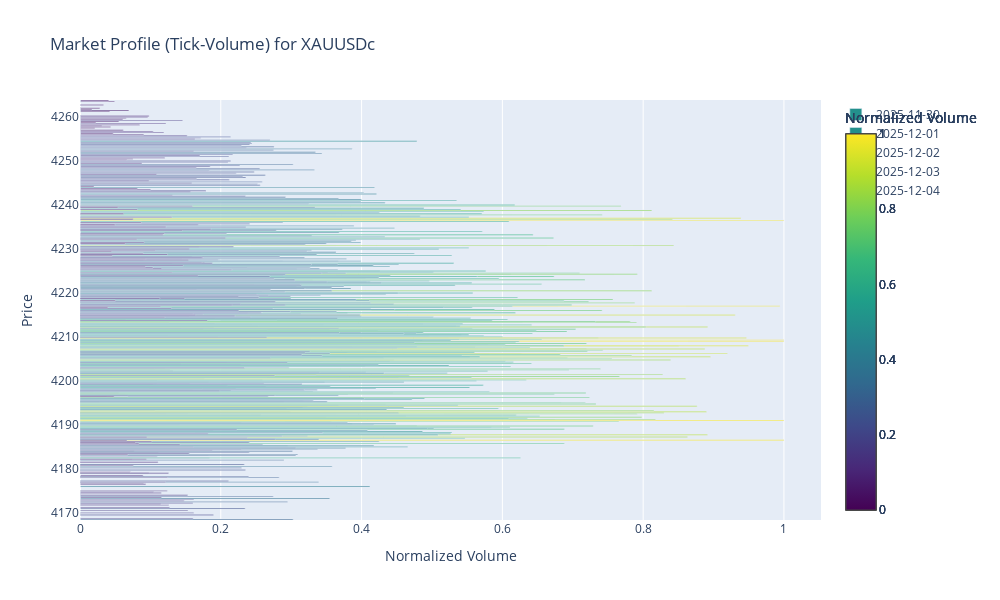

Notebook code cell kept with this figure:
### Code cell
import MetaTrader5 as mt5
import pandas as pd
import numpy as np
import plotly.graph_objects as go
from datetime import datetime, timedelta

# -------------------------------
# 1. Initialize MT5
# -------------------------------
if not mt5.initialize():
    raise RuntimeError("Failed to initialize MT5")

symbol = "XAUUSDc"
timeframe = mt5.TIMEFRAME_M1  # 1-minute bars as a base
cluster_size = 0.25  # 0.25 price unit precision

# -------------------------------
# 2. Fetch historical ticks or bars
# -------------------------------
# Let's fetch last 5 days of 1-minute data
utc_to = datetime.utcnow()
utc_from = utc_to - timedelta(days=5)

bars = mt5.copy_rates_range(symbol, timeframe, utc_from, utc_to)
if bars is None or len(bars) == 0:
    raise RuntimeError("No bars fetched")

df = pd.DataFrame(bars)
df['time'] = pd.to_datetime(df['time'], unit='s')
df.set_index('time', inplace=True)

# -------------------------------
# 3. Create tick-volume based market profile
# -------------------------------
# Using volume as the "weight" per price level
# First, create price clusters
df['price_cluster'] = (df['close'] / cluster_size).round() * cluster_size

# Group by date and price cluster
df['date'] = df.index.date
profile = df.groupby(['date', 'price_cluster'])['tick_volume'].sum().unstack(fill_value=0)

# Normalize per day for heatmap intensity
profile_norm = profile.div(profile.max(axis=1), axis=0)

# -------------------------------
# 4. Plot Market Profile
# -------------------------------
fig = go.Figure()

for day in profile_norm.index:
    fig.add_trace(go.Bar(
        y=profile_norm.columns, 
        x=profile_norm.loc[day].values,
        name=str(day),
        orientation='h',
        marker=dict(
            color=profile_norm.loc[day].values,
            colorscale='Viridis',
            colorbar=dict(title='Normalized Volume')
        ),
        hovertemplate='Price: %{y}<br>Volume: %{x}<extra></extra>'
    ))

fig.update_layout(
    barmode='overlay',
    title=f'Market Profile (Tick-Volume) for {symbol}',
    xaxis_title='Normalized Volume',
    yaxis_title='Price',
    height=600,
    width=1000
)

fig.show()

# -------------------------------
# 5. Shutdown MT5
# -------------------------------
mt5.shutdown()

### Figure 1 — Plotly figure (JSON) as saved in the notebook; plotly's stock layout.template omitted (floating-point values rounded to 4 significant figures; data arrays with more than 128 entries replaced by an {"elided": "..."} marker saying what was removed)
{"data": [{"hovertemplate": "Price: %{y}<br>Volume: %{x}<extra></extra>", "marker": {"color": {"elided": "356 float values"}, "colorbar": {"title": {"text": "Normalized Volume"}}, "colorscale": [[0, "#440154"], [0.1111, "#482878"], [0.2222, "#3e4989"], [0.3333, "#31688e"], [0.4444, "#26828e"], [0.5556, "#1f9e89"], [0.6667, "#35b779"], [0.7778, "#6ece58"], [0.8889, "#b5de2b"], [1, "#fde725"]]}, "name": "2025-11-30", "orientation": "h", "type": "bar", "x": {"elided": "356 float values"}, "y": {"elided": "356 float values"}}, {"hovertemplate": "Price: %{y}<br>Volume: %{x}<extra></extra>", "marker": {"color": {"elided": "356 float values"}, "colorbar": {"title": {"text": "Normalized Volume"}}, "colorscale": [[0, "#440154"], [0.1111, "#482878"], [0.2222, "#3e4989"], [0.3333, "#31688e"], [0.4444, "#26828e"], [0.5556, "#1f9e89"], [0.6667, "#35b779"], [0.7778, "#6ece58"], [0.8889, "#b5de2b"], [1, "#fde725"]]}, "name": "2025-12-01", "orientation": "h", "type": "bar", "x": {"elided": "356 float values"}, "y": {"elided": "356 float values"}}, {"hovertemplate": "Price: %{y}<br>Volume: %{x}<extra></extra>", "marker": {"color": {"elided": "356 float values"}, "colorbar": {"title": {"text": "Normalized Volume"}}, "colorscale": [[0, "#440154"], [0.1111, "#482878"], [0.2222, "#3e4989"], [0.3333, "#31688e"], [0.4444, "#26828e"], [0.5556, "#1f9e89"], [0.6667, "#35b779"], [0.7778, "#6ece58"], [0.8889, "#b5de2b"], [1, "#fde725"]]}, "name": "2025-12-02", "orientation": "h", "type": "bar", "x": {"elided": "356 float values"}, "y": {"elided": "356 float values"}}, {"hovertemplate": "Price: %{y}<br>Volume: %{x}<extra></extra>", "marker": {"color": {"elided": "356 float values"}, "colorbar": {"title": {"text": "Normalized Volume"}}, "colorscale": [[0, "#440154"], [0.1111, "#482878"], [0.2222, "#3e4989"], [0.3333, "#31688e"], [0.4444, "#26828e"], [0.5556, "#1f9e89"], [0.6667, "#35b779"], [0.7778, "#6ece58"], [0.8889, "#b5de2b"], [1, "#fde725"]]}, "name": "2025-12-03", "orientation": "h", "type": "bar", "x": {"elided": "356 float values"}, "y": {"elided": "356 float values"}}, {"hovertemplate": "Price: %{y}<br>Volume: %{x}<extra></extra>", "marker": {"color": {"elided": "356 float values"}, "colorbar": {"title": {"text": "Normalized Volume"}}, "colorscale": [[0, "#440154"], [0.1111, "#482878"], [0.2222, "#3e4989"], [0.3333, "#31688e"], [0.4444, "#26828e"], [0.5556, "#1f9e89"], [0.6667, "#35b779"], [0.7778, "#6ece58"], [0.8889, "#b5de2b"], [1, "#fde725"]]}, "name": "2025-12-04", "orientation": "h", "type": "bar", "x": {"elided": "356 float values"}, "y": {"elided": "356 float values"}}], "layout": {"barmode": "overlay", "height": 600, "title": {"text": "Market Profile (Tick-Volume) for XAUUSDc"}, "width": 1000, "xaxis": {"title": {"text": "Normalized Volume"}}, "yaxis": {"title": {"text": "Price"}}}}
